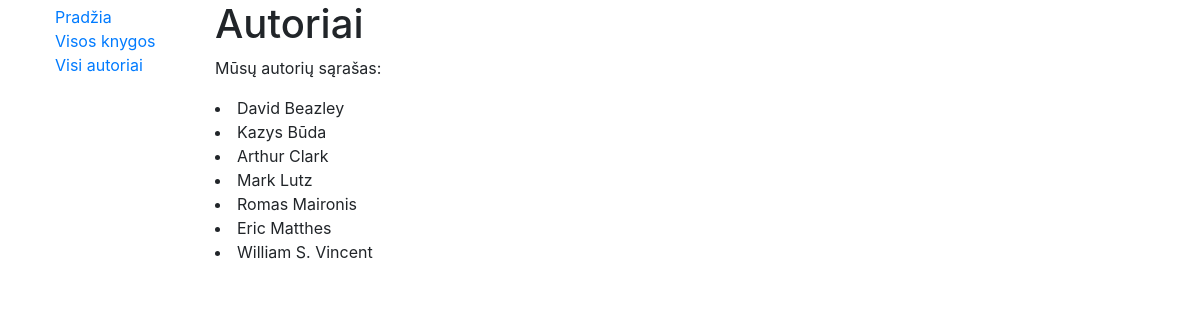
The page /library/authors/ on the database its author committed.
### library/models.py (models this page shows, shortened)
class Author(models.Model):
    first_name = models.CharField("Vardas", max_length=100)
    last_name = models.CharField("Pavardė", max_length=100)
    description = models.TextField("Aprašymas", max_length=2000, default="Žinomas autorius")
    class Meta:
        ordering = ['last_name', 'first_name']
    def display_books(self):
        return ', '.join(book.title for book in self.books_rn.all()[:3])
    display_books.short_description = "Autoriaus knygos"

### library/views.py (the view)
# urls.py: path("authors/", views.authors, name='authors_n'),
def authors(request):
    authors = Author.objects.all()
    data = {
        'authors_cntx': authors
    }
    return render(request, 'authors.html', context=data)

### library/templates/authors.html
{% extends "base.html" %} {% block content %}
<h1>Autoriai</h1>
<p>Mūsų autorių sąrašas:</p>
{% for author_obj in authors_cntx %}
<li>{{ author_obj.first_name }} {{ author_obj.last_name }}</li>
{% endfor %} {% endblock %}

### rows shown on the page
Author: first_name "David", last_name "Beazley"
Author: first_name "Kazys", last_name "Būda"
Author: first_name "Arthur", last_name "Clark"
Author: first_name "Mark", last_name "Lutz"
Author: first_name "Romas", last_name "Maironis"
Author: first_name "Eric", last_name "Matthes"
Author: first_name "William S.", last_name "Vincent"
